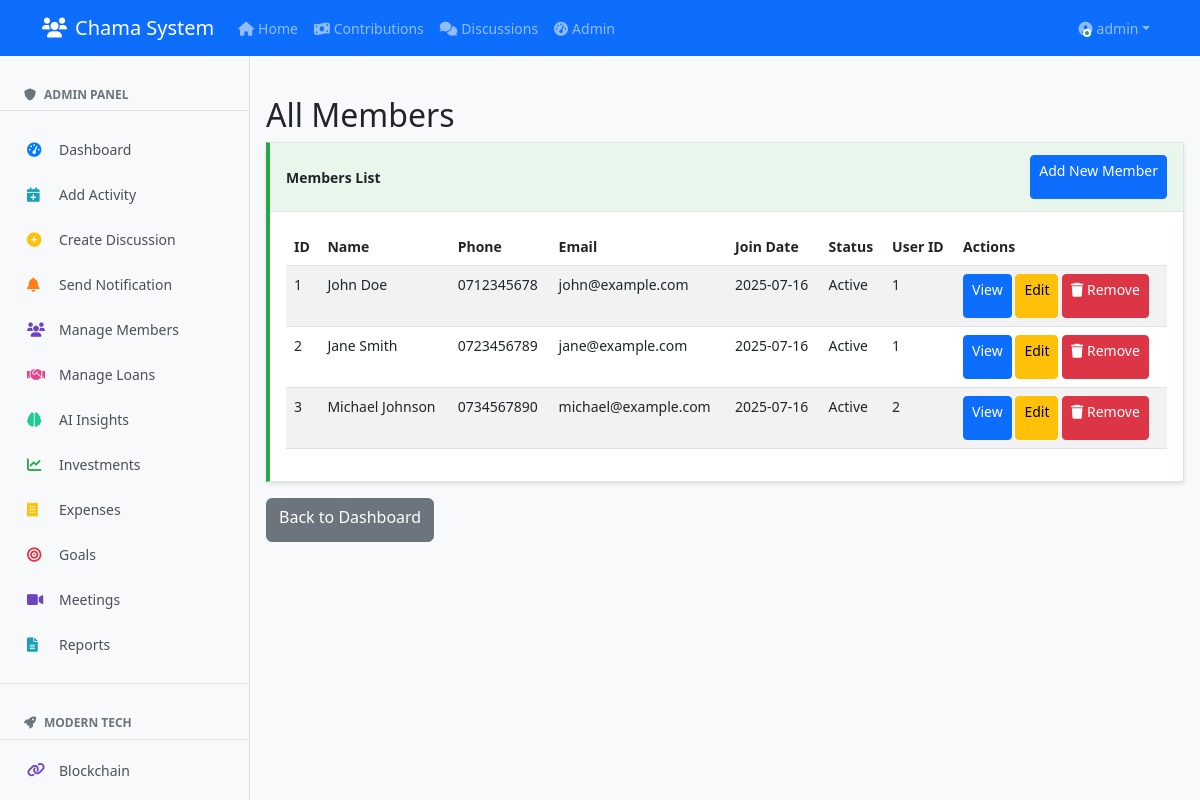
Screenshot of /admin/members (signed in) with the database file from the repository.
### clean_app.py (models this page shows, shortened)
class User(db.Model, UserMixin):
    id = db.Column(db.Integer, primary_key=True)
    username = db.Column(db.String(80), unique=True, nullable=False)
    password = db.Column(db.String(200), nullable=False)
    is_admin = db.Column(db.Boolean, default=False)
    last_seen = db.Column(db.DateTime, default=datetime.utcnow)
    is_online = db.Column(db.Boolean, default=False)
    members = db.relationship('Member', backref='user', lazy=True)

class Member(db.Model):
    id = db.Column(db.Integer, primary_key=True)
    name = db.Column(db.String(100), nullable=False)
    phone = db.Column(db.String(20), nullable=False, unique=True)
    email = db.Column(db.String(100))
    join_date = db.Column(db.DateTime, default=datetime.utcnow)
    status = db.Column(db.String(20), default='Active')
    user_id = db.Column(db.Integer, db.ForeignKey('user.id'))

### clean_app.py (the view)
@app.route('/admin/members')
@login_required
@admin_required
def admin_members():
    members = Member.query.all()
    return render_template('admin/members.html', members=members)

### clean_app.py (called while the page is built)
@login_manager.user_loader
def load_user(user_id):
    return User.query.get(int(user_id))

def admin_required(f):
    @wraps(f)
    def decorated_function(*args, **kwargs):
        if not current_user.is_admin:
            abort(403)
        return f(*args, **kwargs)
    return decorated_function

### templates/admin/members.html
{% extends "base.html" %}
{% block content %}
<h2>All Members</h2>
<div class="card">
    <div class="card-header d-flex justify-content-between align-items-center">
        <span>Members List</span>
        <a href="{{ url_for('add_member') }}" class="btn btn-primary btn-sm">Add New Member</a>
    </div>
    <div class="card-body">
        <table class="table table-striped">
            <thead>
                <tr>
                    <th>ID</th>
                    <th>Name</th>
                    <th>Phone</th>
                    <th>Email</th>
                    <th>Join Date</th>
                    <th>Status</th>
                    <th>User ID</th>
                    <th>Actions</th>
                </tr>
            </thead>
            <tbody>
                {% for member in members %}
                <tr>
                    <td>{{ member.id }}</td>
                    <td>{{ member.name }}</td>
                    <td>{{ member.phone }}</td>
                    <td>{{ member.email }}</td>
                    <td>{{ member.join_date.strftime('%Y-%m-%d') }}</td>
                    <td>{{ member.status }}</td>
                    <td>{{ member.user_id }}</td>
                    <td>
                        <a href="#" class="btn btn-sm btn-primary">View</a>
                        <a href="#" class="btn btn-sm btn-warning">Edit</a>
                        <a href="{{ url_for('remove_member', member_id=member.id) }}"
                           class="btn btn-sm btn-danger"
                           onclick="return confirm('Are you sure you want to remove {{ member.name }} from the chama? Their user account will be preserved.')">
                            <i class="fas fa-trash"></i> Remove
                        </a>
                    </td>
                </tr>
                {% else %}
                <tr>
                    <td colspan="8" class="text-center">No members found</td>
                </tr>
                {% endfor %}
            </tbody>
        </table>
    </div>
</div>
<div class="mt-3">
    <a href="{{ url_for('admin_dashboard') }}" class="btn btn-secondary">Back to Dashboard</a>
</div>
{% endblock %}

### templates/navbar.html (shortened to what this page needs)
<nav class="navbar navbar-expand-lg navbar-dark bg-primary">
    <div class="container">
        <a class="navbar-brand" href="{{ url_for('index') }}">
            <i class="fas fa-users me-2"></i>Chama System
        </a>
        <div class="collapse navbar-collapse" id="navbarNav">
            {% if current_user.is_authenticated %}
            <ul class="navbar-nav me-auto">
                <li class="nav-item">
                    <a class="nav-link {% if request.path == url_for('index') %}active{% endif %}" href="{{ url_for('index') }}">
                        <i class="fas fa-home me-1"></i>Home
                    </a>
                </li>
                <li class="nav-item">
                    <a class="nav-link {% if request.path == url_for('contributions') %}active{% endif %}" href="{{ url_for('contributions') }}">
                        <i class="fas fa-money-bill-wave me-1"></i>Contributions
                    </a>
                </li>
                <li class="nav-item">
                    <a class="nav-link {% if request.path == url_for('discussions') %}active{% endif %}" href="{{ url_for('discussions') }}">
                        <i class="fas fa-comments me-1"></i>Discussions
                    </a>
                </li>
                {% if current_user.is_admin %}
                <li class="nav-item">
                    <a class="nav-link {% if request.path == url_for('admin_dashboard') %}active{% endif %}" href="{{ url_for('admin_dashboard') }}">
                        <i class="fas fa-tachometer-alt me-1"></i>Admin
                    </a>
                </li>
                {% endif %}
            </ul>
            <ul class="navbar-nav">
                <li class="nav-item dropdown">
                    <a class="nav-link dropdown-toggle user-dropdown" href="#" id="navbarDropdown" role="button"
                       data-bs-toggle="dropdown" aria-expanded="false">
                        <div class="user-avatar">
                            <span class="online-dot"></span>
                        </div>
                        <span class="ms-1">{{ current_user.username }}</span>
                    </a>
                </li>
            </ul>
            {% endif %}
        </div>
    </div>
</nav>

### templates/base.html (style rules this page uses)
body { background-color: #f8f9fa; font-size: 14px; }
.navbar { margin-bottom: 20px; }
.btn, .form-control, .form-select { min-height: 44px; }
.card { border-radius: 0 !important; border: 1px solid #dee2e6; margin-bottom: 1rem; box-shadow: 0 2px 4px rgba(0,0,0,0.1); }
.card:nth-child(2) { border-left: 4px solid #28a745; }
.card-body { padding: 1rem; }
.card-header { padding: 0.75rem 1rem; background-color: #f8f9fa; border-bottom: 1px solid #dee2e6; font-weight: 600; }
.card-header:nth-child(1) { background-color: rgba(0,123,255,0.1); }
.card:nth-child(2) .card-header { background-color: rgba(40,167,69,0.1); }

### templates/navbar.html (style rules this page uses)
.user-dropdown { display: flex; align-items: center; }
.user-avatar { position: relative; display: inline-block; }
.online-dot { position: absolute; bottom: 2px; right: 2px; width: 8px; height: 8px; background-color: #28a745; border: 2px solid white; border-radius: 50%; animation: pulse-dot 2s infinite; }

### rows the page displays
User: username "admin"
Member: id "1", name "John Doe", phone "0712345678", email "john@example.com", join_date "2025-07-16", status "Active", user_id "1"
Member: id "2", name "Jane Smith", phone "0723456789", email "jane@example.com", join_date "2025-07-16", status "Active", user_id "1"
Member: id "3", name "Michael Johnson", phone "0734567890", email "michael@example.com", join_date "2025-07-16", status "Active", user_id "2"
